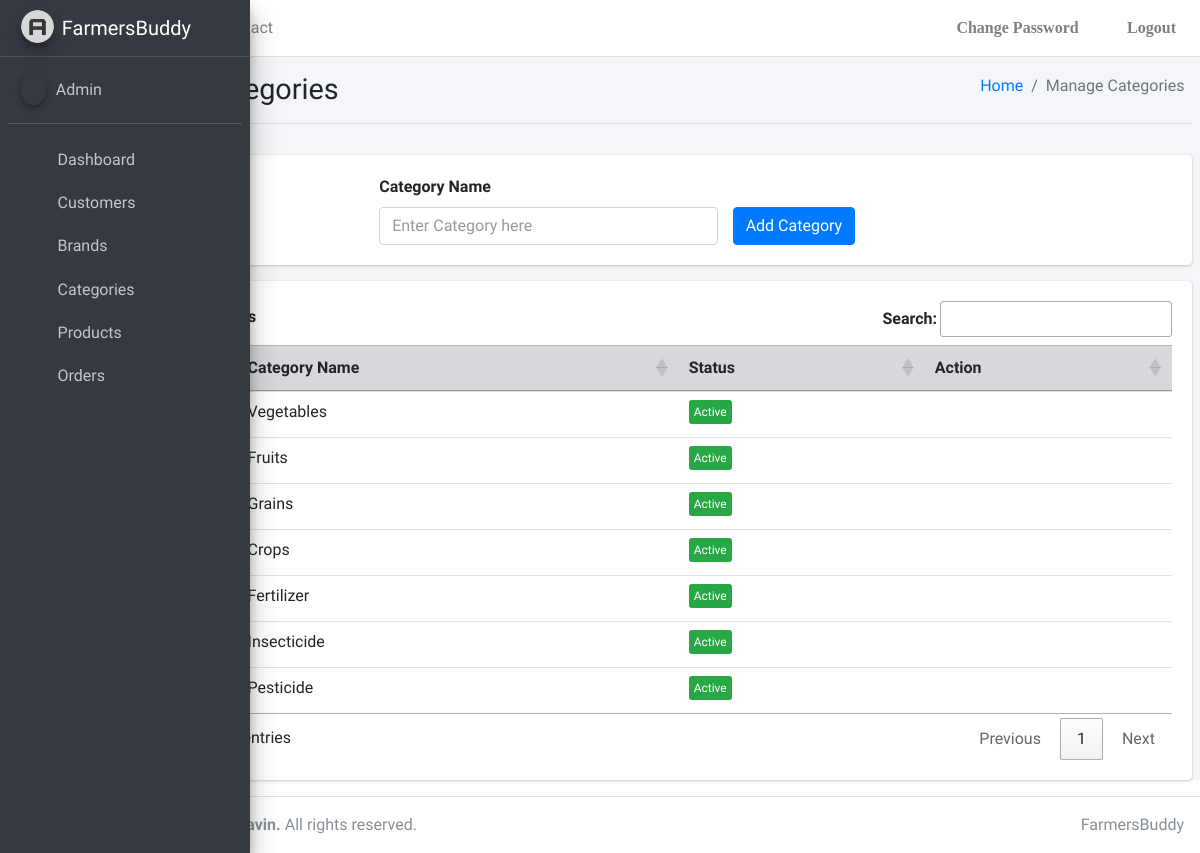
The page /FarmersBuddy/admin/managecategories on the database as committed earlier.
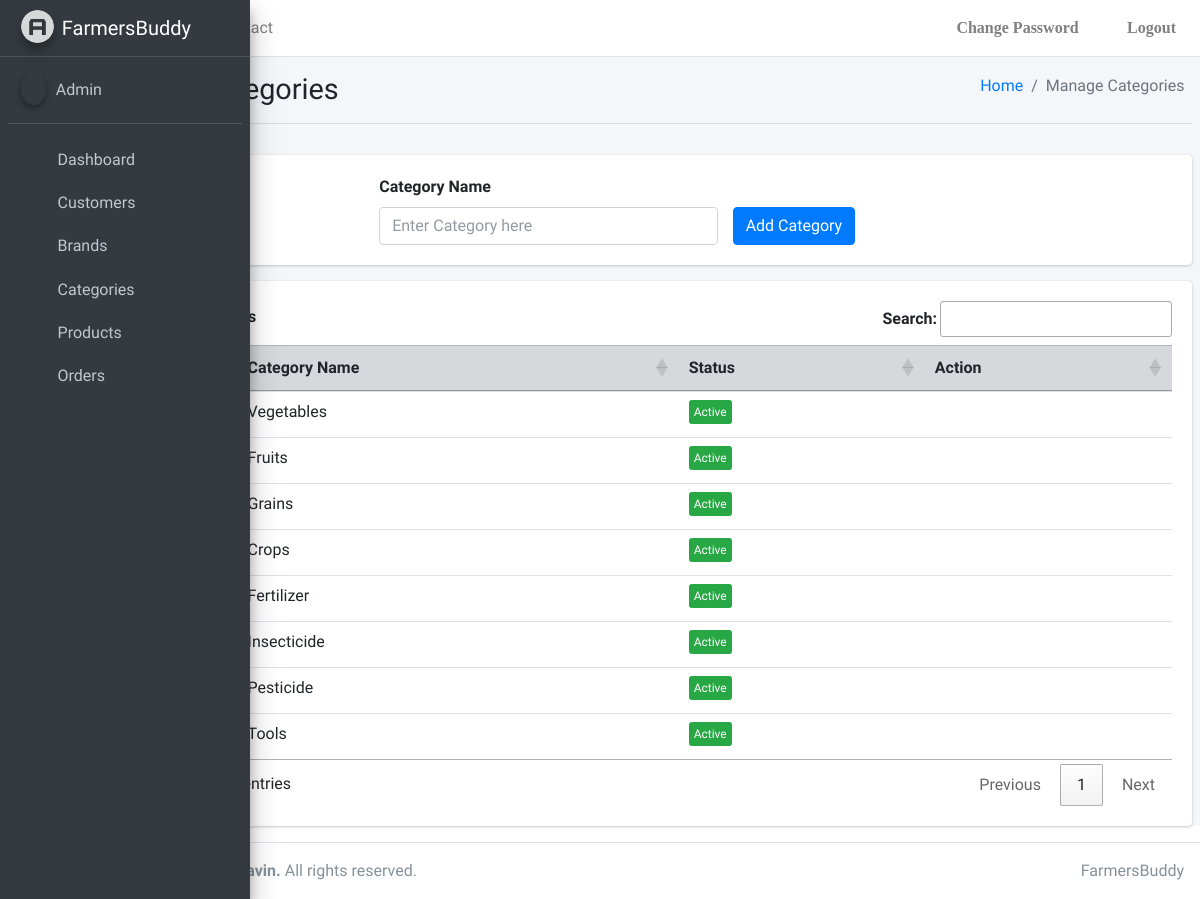
The same page on the database as committed later.
### FarmersBuddy/models.py (models this page shows, shortened)
class Category(models.Model):
    id = models.AutoField(primary_key=True)
    CategoryName = models.CharField(max_length=50)
    Status = models.CharField(max_length=1, default="1")

### FarmersBuddy/views.py (the view, shortened to what this page needs)
# urls.py: path('admin/managecategories', views.managecategories, name='managecategories'),
@never_cache
def managecategories(request):
    categories = Category.objects.all()
    dictbrands = {
        "Categories": categories
    }
    return render(request, "FarmersBuddy/Admin/managecategories.html", dictbrands)

### templates/FarmersBuddy/Admin/managecategories.html (shortened to what this page needs)
{% extends './base.html' %} {% block title %}Dashboard{% endblock %}
{% block body %}
<div class="content-wrapper">
  <div class="content-header">
    <div class="container-fluid">
      <div class="row mb-2">
        <div class="col-sm-6">
          <h1 class="m-0">Manage Categories</h1>
        </div>
        <div class="col-sm-6">
          <ol class="breadcrumb float-sm-right">
            <li class="breadcrumb-item"><a href="#">Home</a></li>
            <li class="breadcrumb-item active">Manage Categories</li>
          </ol>
        </div>
      </div>
    </div>
    <hr />
  </div>
  <div class="content">
    <div class="card">
      <div class="card-body col-md-6 mx-auto">
      <form method="post"> {% csrf_token %}
      <div class="row">
        <div class="col-md-8 float-right">
        <label for="txtcategory" class="form-label">Category Name</label>
        <input type="text" class="form-control" id="txtcategory" name="txtcategory" placeholder="Enter Category here">
        </div>
        <div class="col-md-4 mx-auto">
        <br/>
        <button type="submit" id="btnadd" name="btnadd" class="btn btn-primary mt-2" >Add Category</button>
        </div>
        </div>
      </form>
      </div>
    </div>
    <div class="card">
        <div class="card-body">
         <table id="myTable" class="table table-hover table-responsive-md">
            <thead class="table-secondary">
              <th scope="col">#</th>
              <th scope="col">Category Name</th>
              <th scope="col">Status</th>
              <th scope="col">Action</th>
            </thead>
            <tbody>
            {% for item in Categories %}
            <tr>
            <th scope="row">{{ forloop.counter }}</th>
            <td>{{ item.CategoryName }}</td>
            {% if item.Status == "1"  %}
            <td><button id="{{ item.id }}" class='btn btn-xs btn-success btn-status'>Active</button></td>
            {% elif item.Status == "2" %}
            <td><button id="{{ item.id }}" class='btn btn-xs btn-warning btn-status'>Unverified</button></td>
            {% else %}
            <td><button id="{{ item.id }}" class='btn btn-xs btn-danger btn-status'>Inactive</button></td>
            {% endif %}
            <td>
              <button id="{{ item.id }}" class="btn btn-outline-warning btn-sm fas fa-edit border-0 btn-edit"></button>
              <button id="{{ item.id }}" class="btn btn-outline-danger btn-sm fas fa-trash-alt border-0 btn-delete"></button>
            </td>
            </tr>
            {% endfor %}
            </tbody>
          </table>
        </div>
      </div>
  </div>
</div>
{% endblock %}

Rows that differ between the two databases and show on the page:
added Category: CategoryName "Tools"
Other text that changed with them:
text written by a page script: "Search: Showing 1 to 7 of 7 entries Previous 1 Next" → "Search: Showing 1 to 8 of 8 entries Previous 1 Next"
